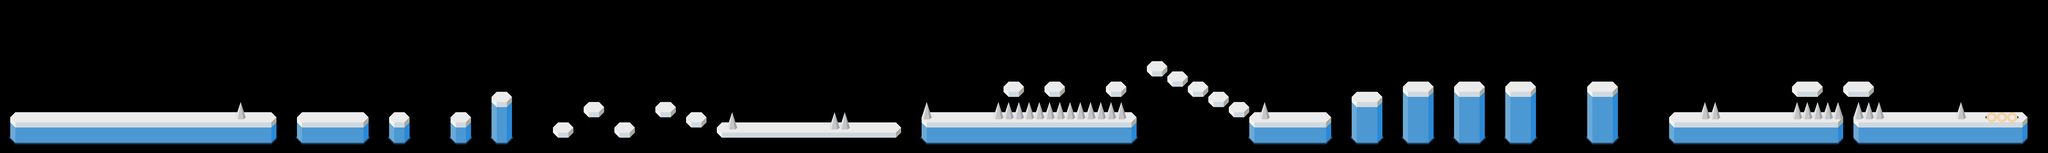

Rendered tile map (Tiled .tmx) drawn with the repository's tilesets; below, a short description and the map source with its tile grids summarised:
An orthogonal 200x15 tile map with 60x60 px tiles, 2 tile layers (background, stuff) and 56 objects (completed).

<map version="1.0" orientation="orthogonal" renderorder="right-down" width="200" height="15" tilewidth="60" tileheight="60" nextobjectid="300">
 <tileset firstgid="1" name="prova" tilewidth="60" tileheight="60" tilecount="25">
  <image source="tiles/tiles-A.png" width="300" height="300" />
 </tileset>
 <layer name="background" width="200" height="15">
  <data>[3000 cells, 637 non-empty, 19 distinct tile ids]</data>
 </layer>
 <layer name="stuff" width="200" height="15">
  <data>[3000 cells, 65 non-empty, 5 distinct tile ids]</data>
 </layer>
 <objectgroup name="walls">
  <object id="125" x="60" y="720" width="1560" height="120" />
  <object id="227" x="1740" y="720" width="420" height="120" />
  <object id="228" x="2280" y="720" width="120" height="120" />
  <object id="230" x="2880" y="600" width="120" height="120" />
  <object id="231" x="2640" y="720" width="120" height="120" />
  <object id="234" x="3240" y="780" width="120" height="60" />
  <object id="235" x="3420" y="660" width="120" height="60" />
  <object id="236" x="3600" y="780" width="120" height="60" />
  <object id="237" x="3840" y="660" width="120" height="60" />
  <object id="238" x="4020" y="720" width="120" height="60" />
  <object id="239" x="4200" y="780" width="1080" height="60" />
  <object id="251" x="5400" y="720" width="1260" height="120" />
  <object id="252" x="5880" y="540" width="120" height="60" />
  <object id="253" x="6120" y="540" width="120" height="60" />
  <object id="254" x="6480" y="540" width="120" height="60" />
  <object id="264" x="6720" y="420" width="120" height="60" />
  <object id="265" x="6840" y="480" width="120" height="60" />
  <object id="266" x="6960" y="540" width="120" height="60" />
  <object id="267" x="7080" y="600" width="120" height="60" />
  <object id="268" x="7200" y="660" width="120" height="60" />
  <object id="269" x="7320" y="720" width="480" height="120" />
  <object id="270" x="7920" y="600" width="180" height="240" />
  <object id="271" x="8220" y="540" width="180" height="300" />
  <object id="272" x="8520" y="540" width="180" height="300" />
  <object id="273" x="8820" y="540" width="180" height="300" />
  <object id="275" x="9300" y="540" width="180" height="300" />
  <object id="276" x="9780" y="720" width="1020" height="120" />
  <object id="278" x="10860" y="720" width="1020" height="120" />
  <object id="280" x="10800" y="540" width="180" height="60" />
  <object id="294" x="10500" y="540" width="180" height="60" />
 </objectgroup>
 <objectgroup name="spikes">
  <object id="219" x="1380" y="600" width="60" height="120" />
  <object id="248" x="4860" y="600" width="60" height="120" />
  <object id="249" x="4920" y="600" width="60" height="120" />
  <object id="255" x="5400" y="540" width="60" height="120" />
  <object id="256" x="5820" y="540" width="60" height="120" />
  <object id="258" x="6000" y="540" width="60" height="120" />
  <object id="259" x="6060" y="540" width="60" height="120" />
  <object id="260" x="6240" y="540" width="60" height="120" />
  <object id="261" x="6300" y="540" width="60" height="120" />
  <object id="262" x="6360" y="540" width="60" height="120" />
  <object id="263" x="6420" y="540" width="60" height="120" />
  <object id="284" x="11460" y="540" width="60" height="120" />
  <object id="285" x="10560" y="540" width="60" height="120" />
  <object id="286" x="9960" y="540" width="60" height="120" />
  <object id="287" x="10020" y="540" width="60" height="120" />
  <object id="289" x="10860" y="540" width="60" height="120" />
  <object id="290" x="10920" y="540" width="60" height="120" />
  <object id="291" x="10980" y="540" width="60" height="120" />
  <object id="292" x="10500" y="540" width="60" height="120" />
  <object id="293" x="10620" y="540" width="60" height="120" />
  <object id="295" x="4260" y="600" width="60" height="120" />
  <object id="296" x="7380" y="540" width="60" height="120" />
  <object id="297" x="10680" y="540" width="60" height="120" />
  <object id="298" x="10740" y="600" width="60" height="60" />
 </objectgroup>
 <objectgroup name="triggers">
  <object id="222" name="completed" x="11820" y="660">
   <polyline points="0,0 0,-540" />
  </object>
  <object id="225" x="60" y="900">
   <polyline points="0,0 11940,0" />
  </object>
 </objectgroup>
</map>
